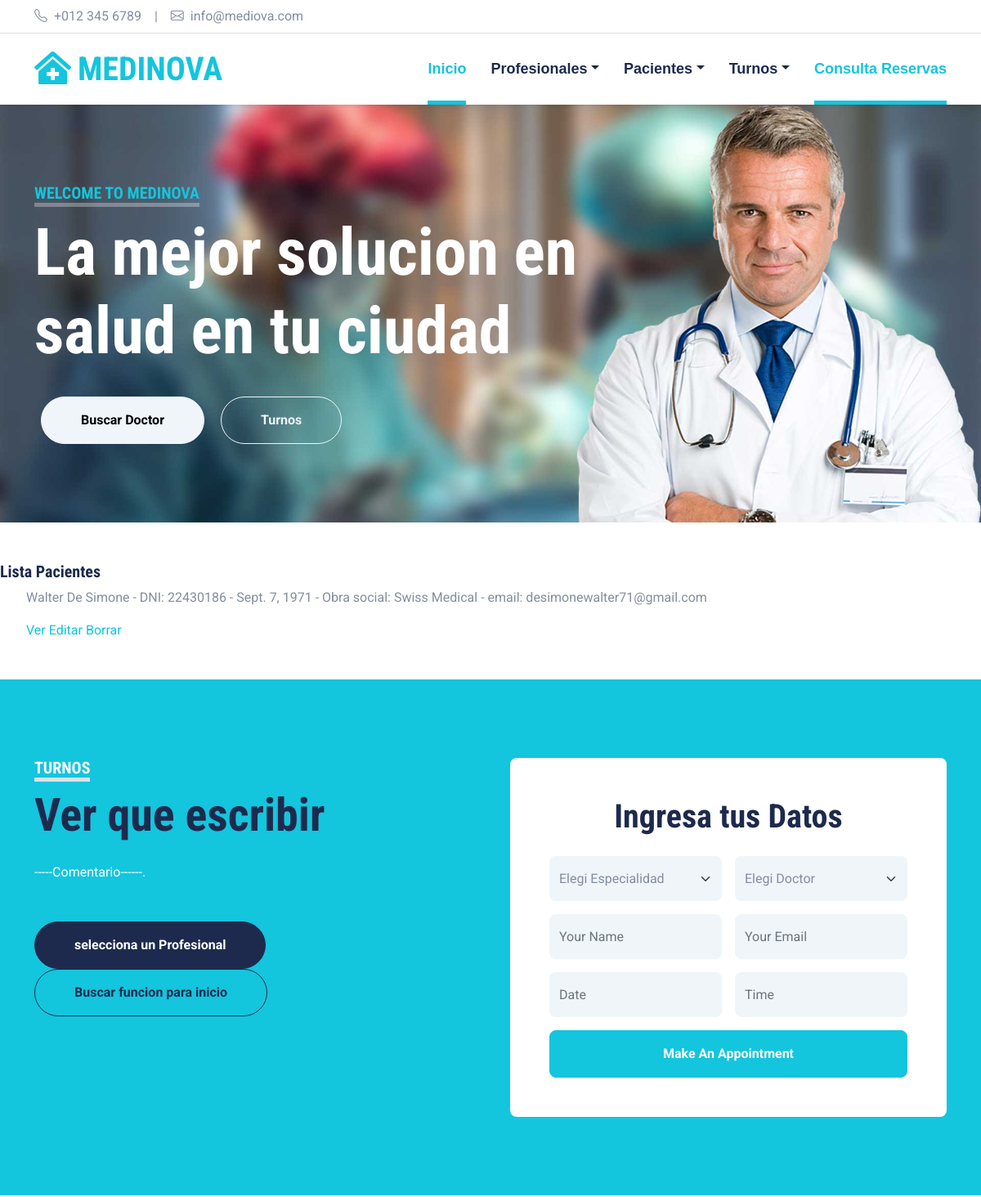
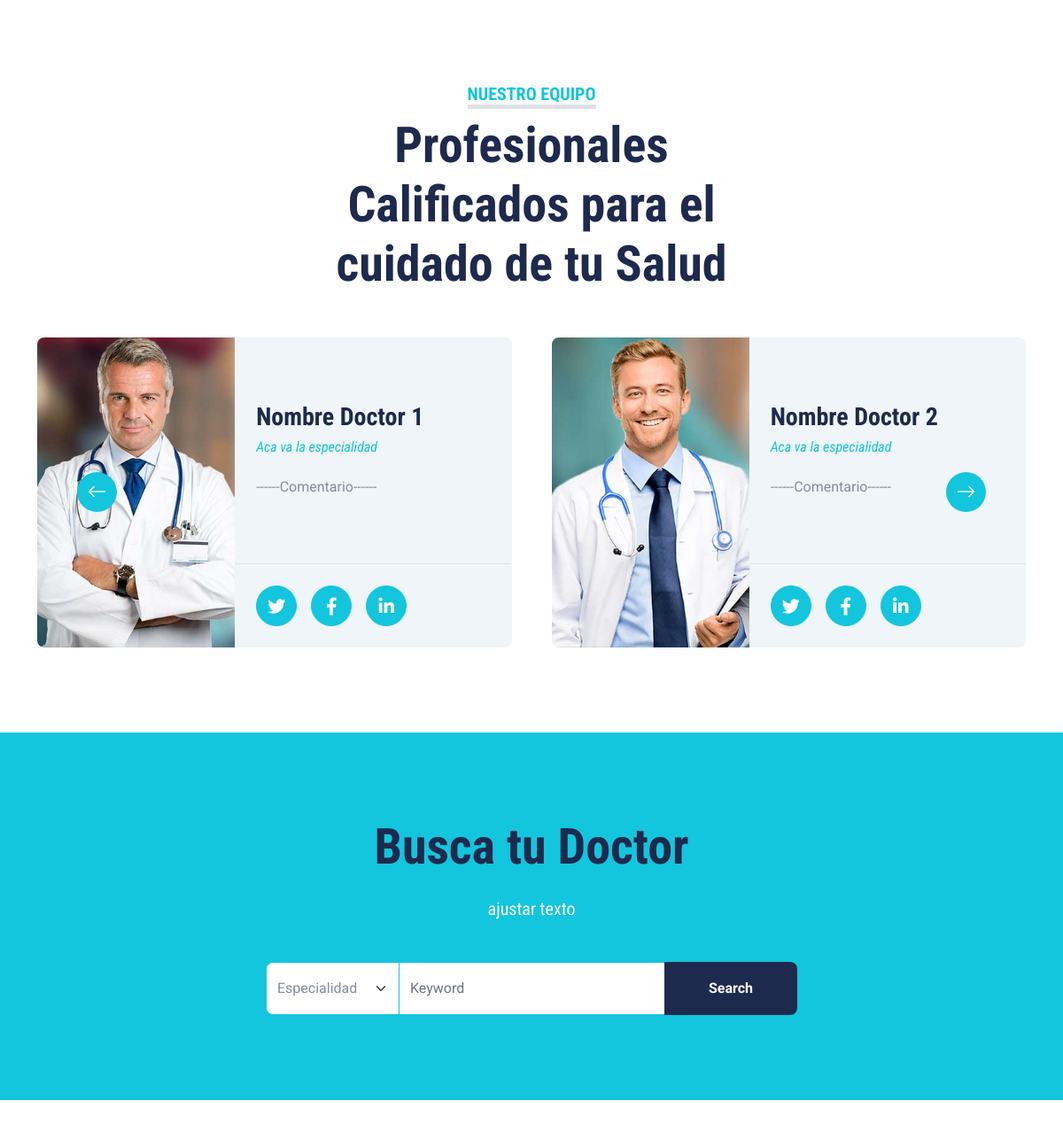
/AppTurnos1/pacientes/lista/, run on the app's committed database (2 pictures, top to bottom).
### AppTurnos1/models.py (models this page shows, shortened)
class pacientes(models.Model):
    nombre = models.CharField(max_length=40)
    apellido = models.CharField(max_length=40)
    obraSocial = models.CharField(max_length=40)
    DNI=models.IntegerField()
    fechaNacimento = models.DateField()
    email=models.EmailField()

### AppTurnos1/views.py (the view)
# urls.py: path('pacientes/lista/', views.pacienteList.as_view(),name='Listpaciente'),
class pacienteList(ListView):
    model = pacientes
    template= 'AppTurnos1/pacientes_List.html'

### AppTurnos1/templates/AppTurnos1/pacientes_List.html
{% extends "AppTurnos1/index.html" %}
{% load static %}
{% block Acavaloquecambia %}
<h5> Lista Pacientes </h5>
<ul>
    {% for paciente in object_list %}
        <p>{{paciente.nombre}} {{paciente.apellido}} - DNI: {{paciente.DNI}} - {{paciente.fechaNacimento}} - Obra social: {{paciente.obraSocial}} - email: {{paciente.email}}</p>
        <p>
            <a href="{% url 'Detailpaciente' paciente.id %}"> Ver</a>
            <a href="{% url 'Editpaciente' paciente.id %}"> Editar</a>
            <a href="{% url 'Deletepaciente' paciente.id %}"> Borrar</a>
        </p>
    {% endfor %}
</ul>
{% endblock %}

### AppTurnos1/static/AppTurnos1/css/style.css (style rules this page uses)
:root { --primary: #13C5DD; --secondary: #354F8E; --light: #EFF5F9; --dark: #1D2A4D; }

### data on the page
pacientes: nombre "Walter", apellido "De Simone", DNI "22430186", fechaNacimento "Sept. 7, 1971", obraSocial "Swiss Medical", email "desimonewalter71@gmail.com"
